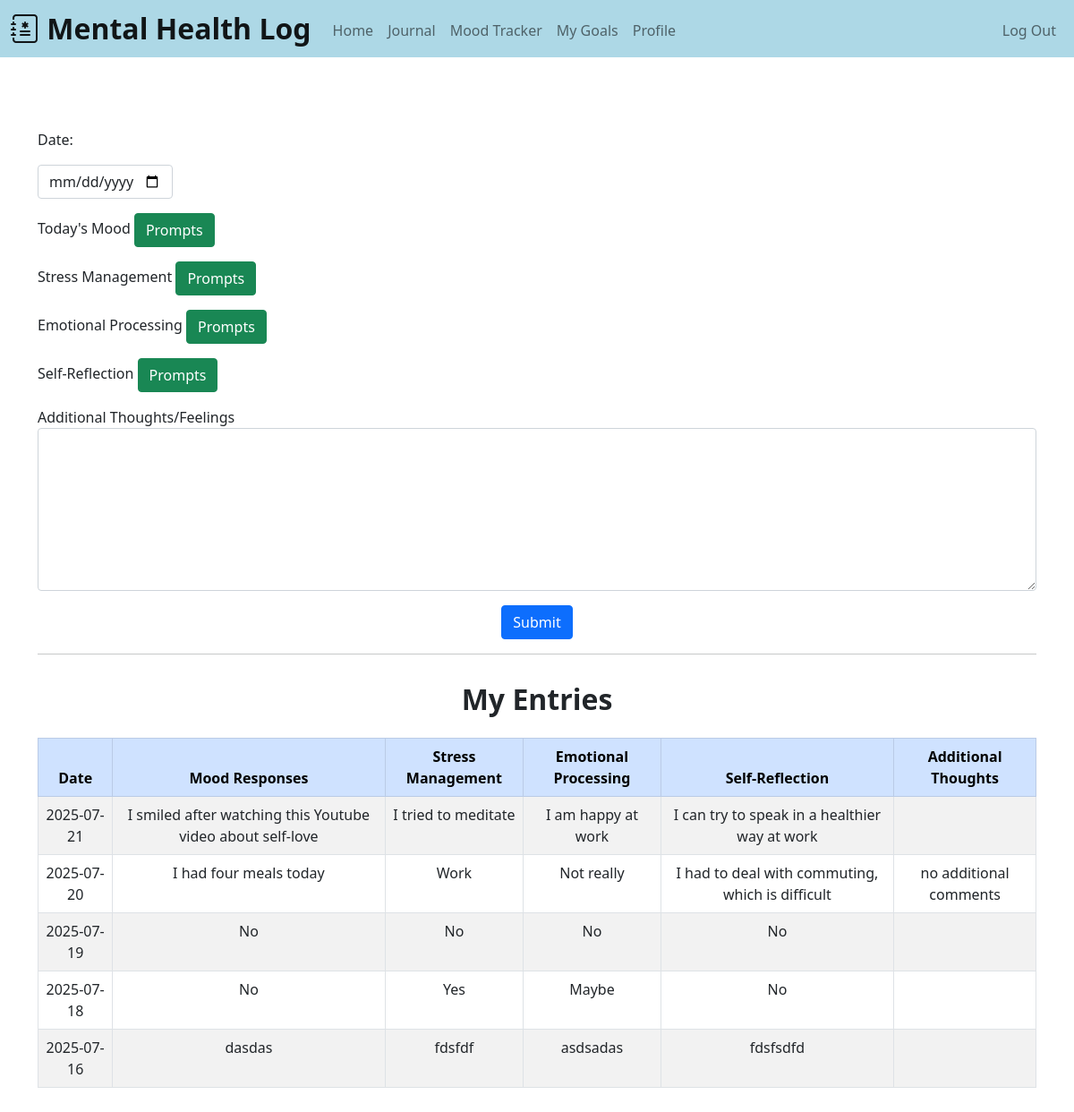
Screenshot of /entry (signed in) with the database file from the repository.
### tables this page shows
CREATE TABLE entries (
        id INTEGER PRIMARY KEY,
        user_id INTEGER NOT NULL,
        date DATE NOT NULL,
        mood TEXT NOT NULL,
        stress TEXT NOT NULL,
        emotion TEXT NOT NULL,
        self_reflection TEXT NOT NULL,
        content TEXT,
        FOREIGN KEY (user_id) REFERENCES users(id)
    );

### app.py (the view, shortened to what this page needs)
@app.route("/entry", methods=["GET", "POST"])
@login_required
def journal_log():
    conn = db_connection()
    cur = conn.cursor()
    cur.execute("SELECT date, mood, stress, emotion, self_reflection, content FROM entries WHERE user_id = ? ORDER BY date DESC", (session["user_id"],))
    entries = cur.fetchall()
    conn.close()
    today = date.today()
    return render_template("journal.html", today=today, entries=entries)

### helper.py (called while the page is built)
def db_connection():
    conn = sqlite3.connect('mental_health.db')
    conn.row_factory = sqlite3.Row
    return conn

def login_required(f):
    @wraps(f)
    def decorated_function(*args, **kwargs):
        if session.get("user_id") is None:
            return redirect("/login")
        return f(*args, **kwargs)
    return decorated_function

### templates/journal.html (shortened to what this page needs)
{% extends "layout.html" %}
{% block main %}
    <form action="/entry" method="post" class="js-journal-form">
        <div class="am-1">Date:</div>
        <div class="mb-3">
            <input autocomplete="off" class="form-control w-auto" name="date" type="date" min="{{ birthdate }}" max="{{ today }}">
        </div>
        <div class="mb-3" id="mood-section">
            <div class="am-1">Today's Mood
                <button class="btn btn-success" id="prompt-btn" type="button" onclick="showPrompt('mood-section', 'mood')">Prompts</button>
            </div>
        </div>
        <div class="mb-3" id="stress-section">
            <div class="am-1">Stress Management
                <button class="btn btn-success" id="prompt-btn" type="button" onclick="showPrompt('stress-section', 'stress')">Prompts</button>
            </div>
        </div>
        <div class="mb-3" id="emotion-section">
            <div class="am-1">Emotional Processing
                <button class="btn btn-success" id="prompt-btn" type="button" onclick="showPrompt('emotion-section', 'emotion')">Prompts</button>
            </div>
        </div>
        <div class="mb-3" id="reflection-section">
            <div class="am-1">Self-Reflection
                <button class="btn btn-success" id="prompt-btn" type="button" onclick="showPrompt('reflection-section', 'self-reflection')">Prompts</button>
            </div>
        </div>
        <div class="mb-3">
            <div class="am-1">Additional Thoughts/Feelings
                <textarea autocomplete="off" class="form-control mb-3" name="content" rows="7"></textarea>
            </div>
        </div>
        <div class="mb-3">
            <button class="btn btn-primary" type="submit">Submit</button>
        </div>
    </form>
    <hr>
    <h2 style="padding-top: 15px; padding-bottom: 15px;"><b>My Entries</b></h2>
    <div style="max-height: 400px; overflow-y: auto;">
        <table class="table table-striped table-bordered">
            <thead class="table-primary text-center">
                <tr>
                    <th>Date</th>
                    <th>Mood Responses</th>
                    <th>Stress Management</th>
                    <th>Emotional Processing</th>
                    <th>Self-Reflection</th>
                    <th>Additional Thoughts</th>
                </tr>
            </thead>
            <tbody>
                {% for entry in entries %}
                    <tr>
                        <td>{{ entry["date"] }}</td>
                        <td>{{ entry["mood"] }}</td>
                        <td>{{ entry["stress"] }}</td>
                        <td>{{ entry["emotion"] }}</td>
                        <td>{{ entry["self_reflection"] }}</td>
                        <td>{{ entry["content"] }}</td>
                    </tr>
                {% endfor %}
            </tbody>
        </table>
    </div>
{% endblock %}

### static/style.css (style rules this page uses)
.am-1 { text-align: left; margin-bottom: 1rem; }

### rows the page displays
entries: date "2025-07-21", mood "I smiled after watching this Youtube video about self-love", stress "I tried to meditate", emotion "I am happy at work", self_reflection "I can try to speak in a healthier way at work"
entries: date "2025-07-20", mood "I had four meals today", stress "Work", emotion "Not really", self_reflection "I had to deal with commuting, which is difficult", content "no additional comments"
entries: date "2025-07-19", mood "No", stress "No", emotion "No", self_reflection "No"
entries: date "2025-07-18", mood "No", stress "Yes", emotion "Maybe", self_reflection "No"
entries: date "2025-07-16", mood "dasdas", stress "fdsfdf", emotion "asdsadas", self_reflection "fdsfsdfd"
